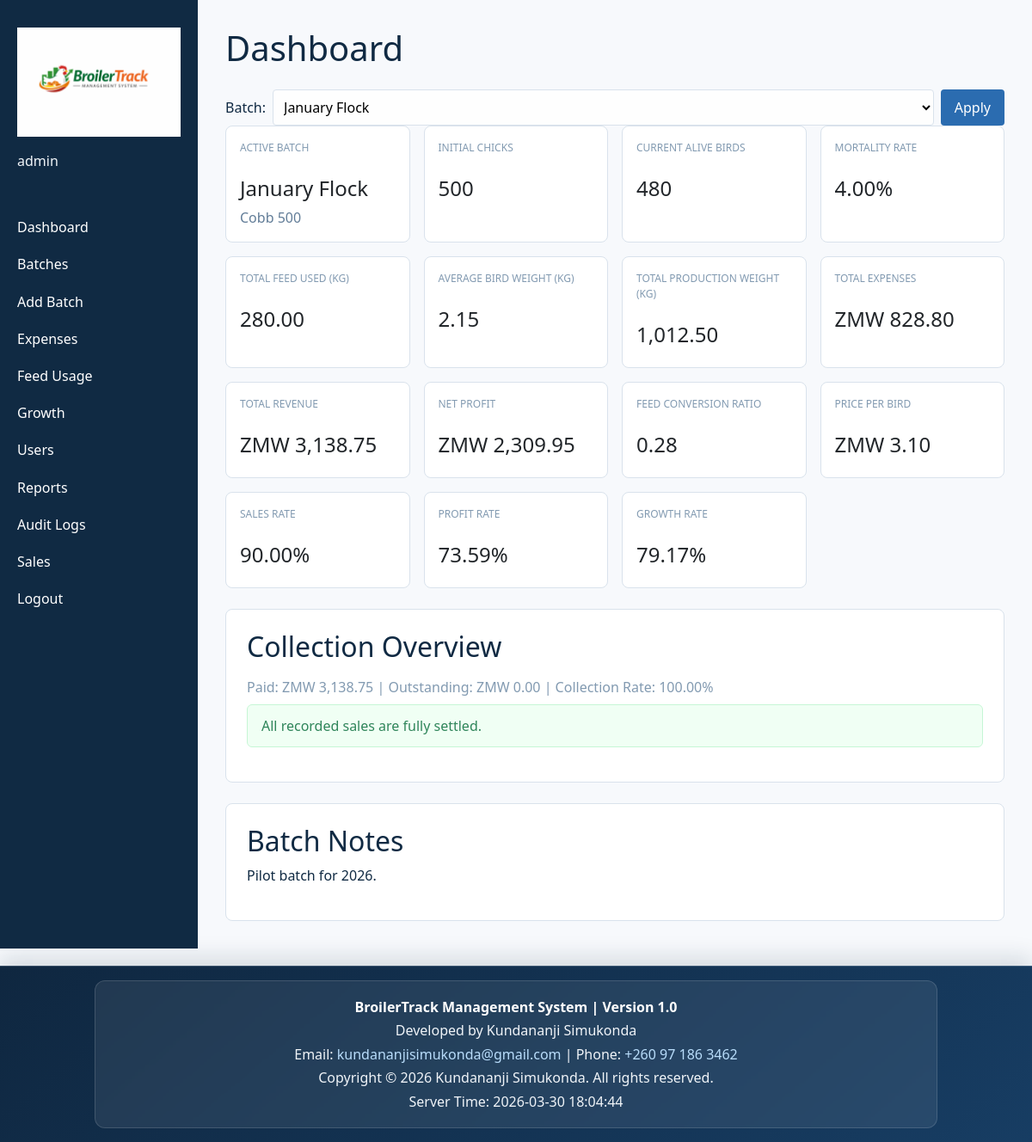
/dashboard.php (signed in), run on the app's committed database.
### tables this page shows
CREATE TABLE IF NOT EXISTS batches (
    batch_id INT AUTO_INCREMENT PRIMARY KEY,
    batch_name VARCHAR(120) NOT NULL,
    breed VARCHAR(80) NOT NULL,
    start_date DATE NOT NULL,
    expected_harvest_date DATE NOT NULL,
    initial_chicks INT UNSIGNED NOT NULL,
    chick_cost DECIMAL(10,2) UNSIGNED NOT NULL,
    total_chick_cost DECIMAL(12,2) UNSIGNED NOT NULL,
    current_alive INT UNSIGNED NOT NULL DEFAULT 0,
    mortality_count INT UNSIGNED NOT NULL DEFAULT 0,
    notes TEXT NULL,
    created_at TIMESTAMP DEFAULT CURRENT_TIMESTAMP,
    INDEX idx_batches_start_date (start_date),
    CONSTRAINT chk_batches_initial_chicks_positive CHECK (initial_chicks > 0),
    CONSTRAINT chk_batches_chick_cost_positive CHECK (chick_cost > 0),
    CONSTRAINT chk_batches_total_chick_cost_non_negative CHECK (total_chick_cost >= 0),
    CONSTRAINT chk_batches_alive_mortality_bounds CHECK (current_alive + mortality_count <= initial_chicks)
);

### dashboard.php (called while the page is built, shortened)
<?php
require_once __DIR__ . '/config/bootstrap.php';
require_once __DIR__ . '/controllers/DashboardController.php';
$pdo = app_db();
$dashboardController = new DashboardController($pdo);
$selectedBatchId = isset($_GET['batch_id']) ? (int)$_GET['batch_id'] : null;
$metrics = $dashboardController->getMetrics($selectedBatchId);
$batches = $dashboardController->listBatches();
$isSalesperson = current_user_role() === 'salesperson';
$collectionSummary = [
    'revenue_total' => 0.0,
    'paid_total' => 0.0,
    'balance_total' => 0.0,
    'balance_count' => 0,
];
$overdueBalances = [];
if ($isSalesperson && $metrics['batch'] !== null) {
    $batchId = (int)$metrics['batch']['batch_id'];
    $recentSales = $dashboardController->recentSales($batchId, 8);
    $collectionSummary = $dashboardController->collectionSummary($batchId);
    $overdueBalances = $dashboardController->overdueBalances($batchId, 7, 6);
} elseif ($metrics['batch'] !== null) {
    $batchId = (int)$metrics['batch']['batch_id'];
    $collectionSummary = $dashboardController->collectionSummary($batchId);
    $overdueBalances = $dashboardController->overdueBalances($batchId, 7, 6);
}
include __DIR__ . '/views/layout_header.php';
include __DIR__ . ($isSalesperson ? '/views/sales_dashboard.php' : '/views/dashboard.php');
include __DIR__ . '/views/layout_footer.php';

### controllers/DashboardController.php (called while the page is built, shortened)
<?php
require_once __DIR__ . '/../models/Dashboard.php';
require_once __DIR__ . '/../models/Batch.php';
class DashboardController
{
    private Dashboard $dashboard;
    private Batch $batchModel;
    public function __construct(PDO $pdo)
    {
        $this->dashboard = new Dashboard($pdo);
        $this->batchModel = new Batch($pdo);
    }
    public function getMetrics(?int $batchId = null): array
    {
        return $this->dashboard->getMetrics($batchId);
    }
    public function listBatches(): array
    {
        return $this->batchModel->all();
    }
}

### models/Dashboard.php (called while the page is built, shortened)
<?php
class Dashboard
{
    private PDO $pdo;
    public function __construct(PDO $pdo)
    {
        $this->pdo = $pdo;
    }
    public function getMetrics(?int $batchId = null): array
    {
        $batch = $this->resolveBatch($batchId);
        $batchId = (int)$batch['batch_id'];
        $expenseTotal = $this->scalar('SELECT COALESCE(SUM(total_cost), 0) FROM expenses WHERE batch_id = :batch_id AND is_deleted = 0', $batchId);
        $feedTotals = $this->row('SELECT COALESCE(SUM(feed_kg), 0) AS feed_kg, COALESCE(SUM(total_cost), 0) AS feed_cost FROM feed_usage WHERE batch_id = :batch_id AND is_deleted = 0', $batchId);
        $salesTotals = $this->row('SELECT COALESCE(SUM(total_revenue), 0) AS revenue, COALESCE(SUM(total_weight), 0) AS total_weight, COALESCE(SUM(birds_sold), 0) AS birds_sold FROM sales WHERE batch_id = :batch_id AND is_deleted = 0', $batchId);
        $latestWeight = $this->scalar('SELECT average_weight_kg FROM growth_records WHERE batch_id = :batch_id AND is_deleted = 0 ORDER BY date DESC LIMIT 1', $batchId);
        $previousWeight = $this->scalar('SELECT average_weight_kg FROM growth_records WHERE batch_id = :batch_id AND is_deleted = 0 ORDER BY date DESC LIMIT 1 OFFSET 1', $batchId);
        $latestPricePerBird = $this->scalar('SELECT price_per_bird FROM sales WHERE batch_id = :batch_id AND is_deleted = 0 ORDER BY date DESC, sale_id DESC LIMIT 1', $batchId);
        $chickCost = (float)$batch['total_chick_cost'];
        $totalExpenses = $chickCost + $expenseTotal + $feedTotals['feed_cost'];
        $totalRevenue = $salesTotals['revenue'];
        $totalProductionWeight = $salesTotals['total_weight'];
        $birdsSold = (int)$salesTotals['birds_sold'];
        $mortalityRate = ((int)$batch['initial_chicks'] > 0)
            ? ((int)$batch['mortality_count'] / (int)$batch['initial_chicks']) * 100
            : 0.0;
        $salesRate = ((int)$batch['initial_chicks'] > 0)
            ? ($birdsSold / (int)$batch['initial_chicks']) * 100
            : 0.0;
        $profitRate = $totalRevenue > 0 ? (($totalRevenue - $totalExpenses) / $totalRevenue) * 100 : 0.0;
        $growthRate = $previousWeight > 0 ? (($latestWeight - $previousWeight) / $previousWeight) * 100 : 0.0;
        $feedConversion = $totalProductionWeight > 0 ? $feedTotals['feed_kg'] / $totalProductionWeight : 0.0;
        $costPerBird = $latestPricePerBird > 0 ? $latestPricePerBird : 0.0;
        $costPerKg = $totalProductionWeight > 0 ? $totalExpenses / $totalProductionWeight : 0.0;
        return [
            'batch' => $batch,
            'initial_chicks' => (int)$batch['initial_chicks'],
            'current_alive' => (int)$batch['current_alive'],
            'birds_sold' => $birdsSold,
            'mortality_rate' => $mortalityRate,
            'sales_rate' => $salesRate,
            'profit_rate' => $profitRate,
            'growth_rate' => $growthRate,
            'total_feed_used' => $feedTotals['feed_kg'],
            'average_weight' => $latestWeight !== null ? (float)$latestWeight : null,
            'total_production_weight' => $totalProductionWeight,
            'total_expenses' => $totalExpenses,
            'total_revenue' => $totalRevenue,
            'avg_price_per_bird' => $birdsSold > 0 ? $totalRevenue / $birdsSold : 0.0,
            'net_profit' => $totalRevenue - $totalExpenses,
            'feed_conversion_ratio' => $feedConversion,
            'cost_per_bird' => $costPerBird,
            'cost_per_kg' => $costPerKg,
        ];
    }
    public function collectionSummary(int $batchId, ?int $createdBy = null): array
    {
        $sql = 'SELECT
                    COALESCE(SUM(total_revenue), 0) AS revenue_total,
                    COALESCE(SUM(paid_amount), 0) AS paid_total,
                    COALESCE(SUM(balance_amount), 0) AS balance_total,
                    SUM(CASE WHEN balance_amount > 0 THEN 1 ELSE 0 END) AS balance_count
                FROM sales
                WHERE batch_id = :batch_id AND is_deleted = 0';
        $params = ['batch_id' => $batchId];
        $stmt = $this->pdo->prepare($sql);
        $stmt->execute($params);
        $row = $stmt->fetch() ?: [];
        return [
            'revenue_total' => (float)($row['revenue_total'] ?? 0),
            'paid_total' => (float)($row['paid_total'] ?? 0),
            'balance_total' => (float)($row['balance_total'] ?? 0),
            'balance_count' => (int)($row['balance_count'] ?? 0),
        ];
    }
    private function resolveBatch(?int $batchId): ?array
    {
        $stmt = $this->pdo->query('SELECT * FROM batches ORDER BY start_date DESC LIMIT 1');
        $batch = $stmt->fetch();
        return $batch ?: null;
    }
    private function scalar(string $sql, int $batchId): float
    {
        $stmt = $this->pdo->prepare($sql);
        $stmt->execute(['batch_id' => $batchId]);
        $value = $stmt->fetchColumn();
        return $value !== false ? (float)$value : 0.0;
    }
    private function row(string $sql, int $batchId): array
    {
        $stmt = $this->pdo->prepare($sql);
        $stmt->execute(['batch_id' => $batchId]);
        $row = $stmt->fetch();
        return $row ?: ['feed_kg' => 0, 'feed_cost' => 0, 'revenue' => 0, 'total_weight' => 0, 'birds_sold' => 0];
    }
}

### models/Batch.php (called while the page is built, shortened)
<?php
class Batch
{
    private PDO $pdo;
    public function __construct(PDO $pdo)
    {
        $this->pdo = $pdo;
    }
    public function all(): array
    {
        $stmt = $this->pdo->query('SELECT * FROM batches ORDER BY start_date DESC');
        return $stmt->fetchAll() ?: [];
    }
}

### views/dashboard.php (the view, shortened to what this page needs)
<?php if ($metrics['batch'] === null): ?>
<section class="empty-state">
    <p>No batches found. <a href="add_batch.php">Create your first batch</a> to begin tracking.</p>
</section>
<?php else: ?>
<section class="filters">
    <form method="get" action="dashboard.php" class="inline-form">
        <label for="batch_id">Batch:</label>
        <select name="batch_id" id="batch_id">
            <?php foreach ($batches as $batch): ?>
                <option value="<?= (int)$batch['batch_id']; ?>" <?= isset($selectedBatchId) && (int)$selectedBatchId === (int)$batch['batch_id'] ? 'selected' : ''; ?>>
                    <?= htmlspecialchars($batch['batch_name'], ENT_QUOTES, 'UTF-8'); ?>
                </option>
            <?php endforeach; ?>
        </select>
        <button type="submit">Apply</button>
    </form>
</section>
<section class="card-grid">
    <article class="card">
        <p class="label">Active Batch</p>
        <p class="value"><?= htmlspecialchars($metrics['batch']['batch_name'], ENT_QUOTES, 'UTF-8'); ?></p>
        <p class="muted"><?= htmlspecialchars($metrics['batch']['breed'], ENT_QUOTES, 'UTF-8'); ?></p>
    </article>
    <article class="card">
        <p class="label">Initial Chicks</p>
        <p class="value"><?= number_format($metrics['initial_chicks']); ?></p>
    </article>
    <article class="card">
        <p class="label">Current Alive Birds</p>
        <p class="value"><?= number_format($metrics['current_alive']); ?></p>
    </article>
    <article class="card">
        <p class="label">Mortality Rate</p>
        <p class="value"><?= number_format($metrics['mortality_rate'], 2); ?>%</p>
    </article>
    <article class="card">
        <p class="label">Total Feed Used (kg)</p>
        <p class="value"><?= number_format($metrics['total_feed_used'], 2); ?></p>
    </article>
    <article class="card">
        <p class="label">Average Bird Weight (kg)</p>
        <p class="value"><?= $metrics['average_weight'] !== null ? number_format($metrics['average_weight'], 2) : 'N/A'; ?></p>
    </article>
    <article class="card">
        <p class="label">Total Production Weight (kg)</p>
        <p class="value"><?= number_format($metrics['total_production_weight'], 2); ?></p>
    </article>
    <article class="card">
        <p class="label">Total Expenses</p>
        <p class="value">ZMW <?= number_format($metrics['total_expenses'], 2); ?></p>
    </article>
    <article class="card">
        <p class="label">Total Revenue</p>
        <p class="value">ZMW <?= number_format($metrics['total_revenue'], 2); ?></p>
    </article>
    <article class="card">
        <p class="label">Net Profit</p>
        <p class="value">ZMW <?= number_format($metrics['net_profit'], 2); ?></p>
    </article>
    <article class="card">
        <p class="label">Feed Conversion Ratio</p>
        <p class="value"><?= number_format($metrics['feed_conversion_ratio'], 2); ?></p>
    </article>
    <article class="card">
        <p class="label">Price per Bird</p>
        <p class="value">ZMW <?= number_format($metrics['cost_per_bird'], 2); ?></p>
    </article>
    <article class="card">
        <p class="label">Sales Rate</p>
        <p class="value"><?= number_format($metrics['sales_rate'], 2); ?>%</p>
    </article>
    <article class="card">
        <p class="label">Profit Rate</p>
        <p class="value"><?= number_format($metrics['profit_rate'], 2); ?>%</p>
    </article>
    <article class="card">
        <p class="label">Growth Rate</p>
        <p class="value"><?= number_format($metrics['growth_rate'], 2); ?>%</p>
    </article>
</section>
<?php
$collectionRate = (float)$collectionSummary['revenue_total'] > 0
    ? ((float)$collectionSummary['paid_total'] / (float)$collectionSummary['revenue_total']) * 100
    : 100.0;
?>
<section class="table-section">
    <div class="section-header">
        <h2>Collection Overview</h2>
    </div>
    <p class="muted">
        Paid: ZMW <?= number_format((float)$collectionSummary['paid_total'], 2); ?> |
        Outstanding: ZMW <?= number_format((float)$collectionSummary['balance_total'], 2); ?> |
        Collection Rate: <?= number_format($collectionRate, 2); ?>%
    </p>
    <?php if (!empty($overdueBalances)): ?>
        <div class="alert alert-error">There are <?= count($overdueBalances); ?> overdue balance record(s) older than 7 days.</div>
    <?php elseif ((float)$collectionSummary['balance_total'] > 0): ?>
        <div class="alert alert-error">There are unsettled sales balances that need follow-up.</div>
    <?php else: ?>
        <div class="alert alert-success">All recorded sales are fully settled.</div>
    <?php endif; ?>
</section>
<section class="notes">
    <h2>Batch Notes</h2>
    <p><?= $metrics['batch']['notes'] ? nl2br(htmlspecialchars($metrics['batch']['notes'], ENT_QUOTES, 'UTF-8')) : 'No notes recorded.'; ?></p>
</section>
<?php endif; ?>

### assets/css/style.css (style rules this page uses)
:root { --bg: #f7f9fc; --sidebar-bg: #102a43; --sidebar-text: #f0f4f8; --accent: #2b6cb0; --success: #2f855a; --error: #c53030; --border: #d9e2ec; }
* { box-sizing: border-box; }
body { margin: 0; font-family: 'Segoe UI', Tahoma, sans-serif; background: var(--bg); color: #102a43; overflow-x: hidden; }
.card-grid { display: grid; grid-template-columns: repeat(auto-fit, minmax(200px, 1fr)); gap: 1rem; }
.card { background: #fff; border: 1px solid var(--border); border-radius: 8px; padding: 1rem; }
.card .label { text-transform: uppercase; font-size: 0.75rem; color: #829ab1; }
.card .value { font-size: 1.5rem; margin: 0.25rem 0; }
.card .muted { color: #627d98; margin: 0; }
.table-section, .form-section, .notes { background: #fff; border: 1px solid var(--border); border-radius: 8px; padding: 1.5rem; margin-top: 1.5rem; overflow-x: auto; }
input, select, textarea, button { font: inherit; }
input, select, textarea { width: 100%; padding: 0.5rem; border: 1px solid var(--border); border-radius: 4px; background: #fefefe; }
button { margin-top: 1.5rem; padding: 0.75rem 1rem; background: var(--accent); color: #fff; border: none; border-radius: 4px; cursor: pointer; }
.alert { padding: 0.75rem 1rem; border-radius: 6px; margin-bottom: 1rem; }
.alert-success { background: #f0fff4; color: var(--success); border: 1px solid #c6f6d5; }
.inline-form { display: flex; gap: 0.5rem; align-items: center; }
.inline-form button { margin-top: 0; padding: 0.5rem 1rem; align-self: stretch; }
.section-header { display: flex; justify-content: space-between; align-items: center; gap: 1rem; }
.muted { color: #829ab1; margin: 0.5rem 0; }

### data on the page
batches: batch_name "January Flock", breed "Cobb 500", notes "Pilot batch for 2026."

### other printed values
$_SESSION['username'] "admin"
$pageTitle "Dashboard"
$metrics['initial_chicks'] "500"
$metrics['current_alive'] "480"
$metrics['mortality_rate'] "4.00"
$metrics['total_feed_used'] "280.00"
$metrics['average_weight'] "2.15"
$metrics['total_production_weight'] "1,012.50"
$metrics['total_expenses'] "828.80"
$metrics['total_revenue'] "3,138.75"
$metrics['net_profit'] "2,309.95"
$metrics['feed_conversion_ratio'] "0.28"
$metrics['cost_per_bird'] "3.10"
$metrics['sales_rate'] "90.00"
$metrics['profit_rate'] "73.59"
